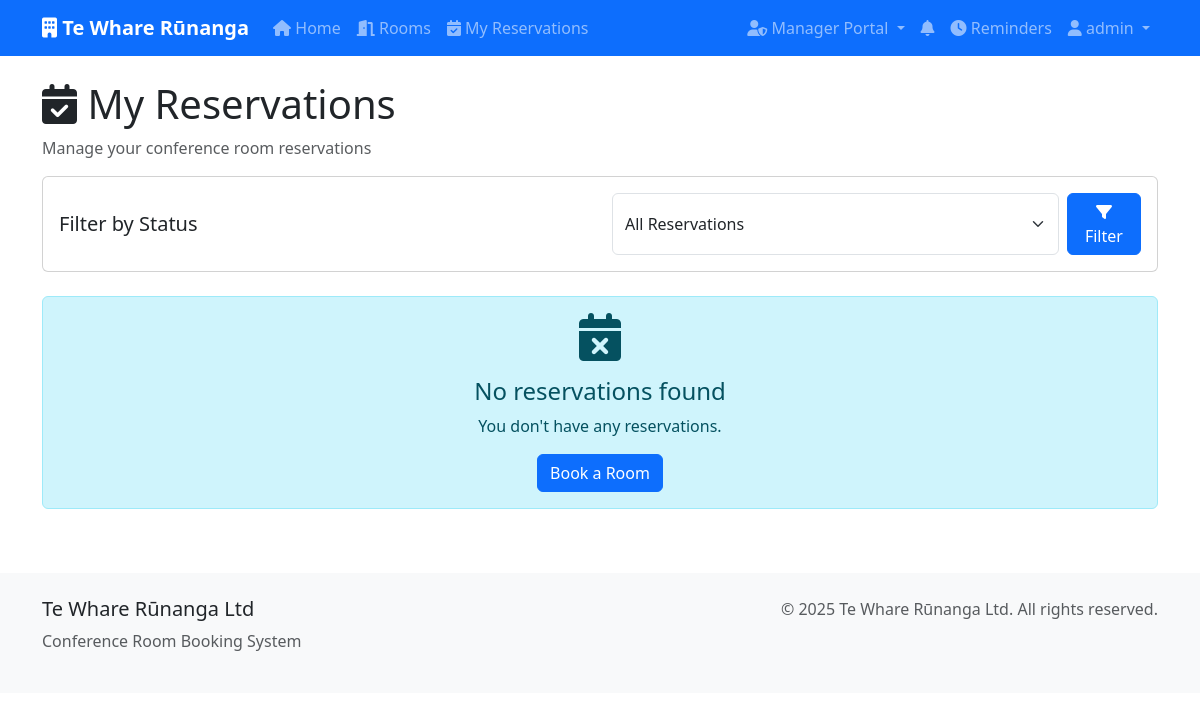
/reservations/ (signed in), run on an earlier commit of the app's database.
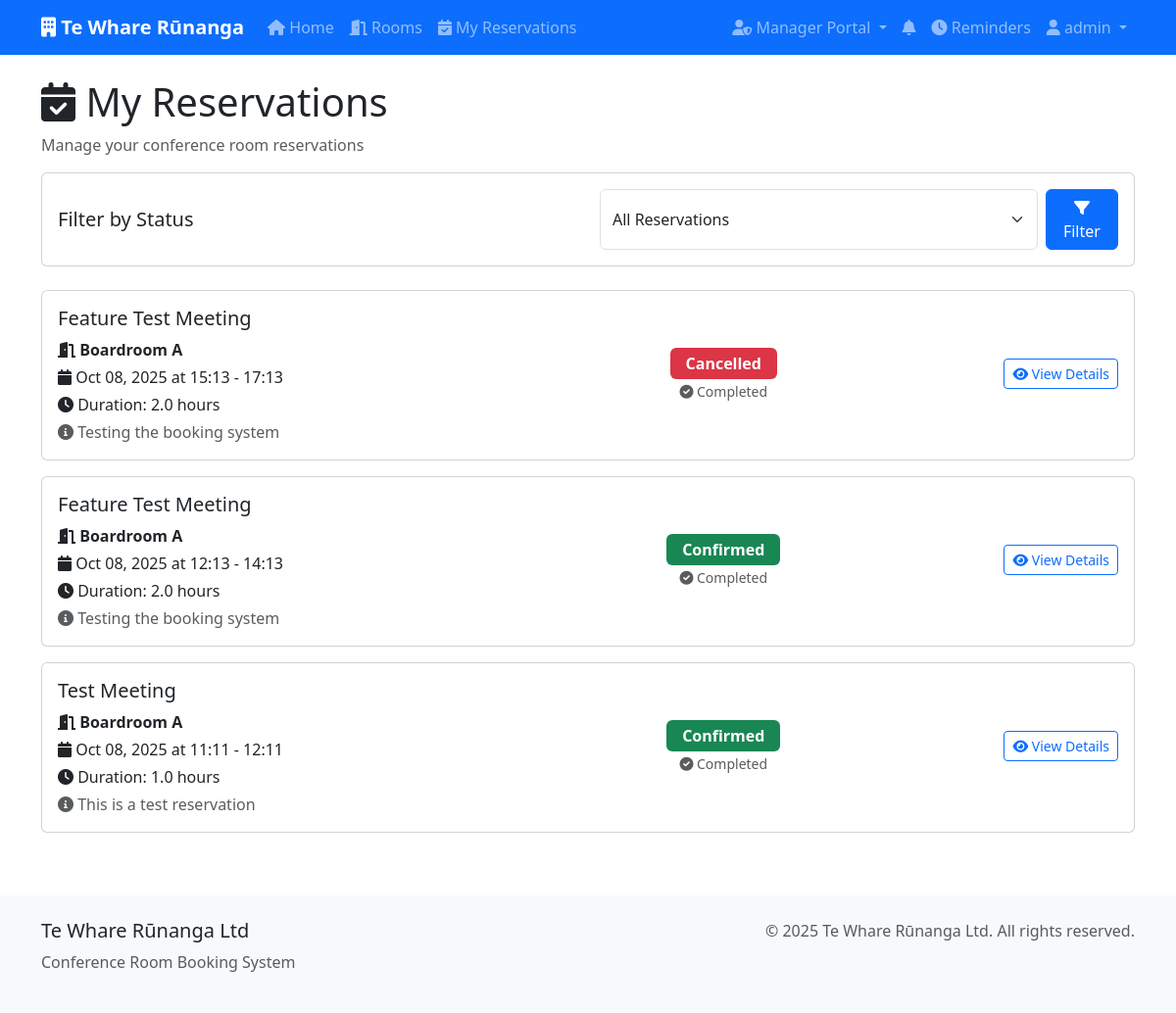
And on a later commit of the database.
### bookings/models.py (models this page shows, shortened)
class Reservation(models.Model):
    STATUS_CHOICES = [
        ('pending', 'Pending'),
        ('confirmed', 'Confirmed'),
        ('cancelled', 'Cancelled'),
        ('completed', 'Completed'),
    ]
    room = models.ForeignKey(Room, on_delete=models.CASCADE, related_name='reservations')
    user = models.ForeignKey(User, on_delete=models.CASCADE, related_name='reservations')
    title = models.CharField(max_length=200)
    description = models.TextField(blank=True)
    start_time = models.DateTimeField()
    end_time = models.DateTimeField()
    status = models.CharField(max_length=20, choices=STATUS_CHOICES, default='pending')
    created_at = models.DateTimeField(auto_now_add=True)
    updated_at = models.DateTimeField(auto_now=True)
    created_by_admin = models.BooleanField(default=False)
    class Meta:
        ordering = ['start_time']
    @property
    def duration(self):
        return (self.end_time - self.start_time).total_seconds() / 3600
    @property
    def is_past(self):
        return self.end_time < timezone.now()
    @property
    def is_current(self):
        now = timezone.now()
        return self.start_time <= now <= self.end_time

class Room(models.Model):
    name = models.CharField(max_length=100, unique=True)
    capacity = models.PositiveIntegerField()
    description = models.TextField(blank=True)
    location = models.CharField(max_length=200)
    amenities = models.TextField(blank=True)
    is_active = models.BooleanField(default=True)
    created_at = models.DateTimeField(auto_now_add=True)
    updated_at = models.DateTimeField(auto_now=True)
    class Meta:
        ordering = ['name']

### bookings/views.py (the view)
# urls.py: path('reservations/', views.reservation_list, name='reservation_list'),
@login_required
def reservation_list(request):
    reservations = Reservation.objects.filter(user=request.user).order_by('-start_time')
    status = request.GET.get('status')
    if status:
        reservations = reservations.filter(status=status)
    paginator = Paginator(reservations, 10)
    page_number = request.GET.get('page')
    page_obj = paginator.get_page(page_number)
    context = {
        'page_obj': page_obj,
        'status': status,
    }
    return render(request, 'bookings/reservation_list.html', context)

### bookings/context_processors.py (called while the page is built)
def notification_count(request):
    if request.user.is_authenticated:
        unread_count = Notification.objects.filter(
            user=request.user,
            is_read=False
        ).count()
        return {'unread_notifications_count': unread_count}
    return {'unread_notifications_count': 0}

### templates/bookings/reservation_list.html (shortened to what the changed rows need)
{% extends 'bookings/base.html' %}
{% block content %}
<div class="row">
    <div class="col-12">
        <h1><i class="fas fa-calendar-check"></i> My Reservations</h1>
    </div>
</div>
<div class="row">
    {% for reservation in page_obj %}
    <div class="col-12 mb-3">
        <div class="card">
            <div class="card-body">
                <div class="row align-items-center">
                    <div class="col-md-6">
                        <h5 class="card-title">{{ reservation.title }}</h5>
                        <p class="card-text mb-1">
                            <i class="fas fa-door-open"></i> <strong>{{ reservation.room.name }}</strong>
                        </p>
                        <p class="card-text mb-1">
                            <i class="fas fa-calendar"></i>
                            {{ reservation.start_time|date:"M d, Y" }} at {{ reservation.start_time|time:"H:i" }} -
                            {{ reservation.end_time|time:"H:i" }}
                        </p>
                        <p class="card-text mb-1">
                            <i class="fas fa-clock"></i> Duration: {{ reservation.duration|floatformat:1 }} hours
                        </p>
                        {% if reservation.description %}
                        <p class="card-text text-muted">
                            <i class="fas fa-info-circle"></i> {{ reservation.description|truncatewords:10 }}
                        </p>
                        {% endif %}
                    </div>
                    <div class="col-md-3 text-center">
                        <span class="badge bg-{% if reservation.status == 'confirmed' %}success{% elif reservation.status == 'pending' %}warning{% elif reservation.status == 'cancelled' %}danger{% else %}secondary{% endif %} status-badge fs-6">
                            {{ reservation.get_status_display }}
                        </span>
                        {% if reservation.is_current %}
                        <br><small class="text-success"><i class="fas fa-play-circle"></i> Currently Active</small>
                        {% elif reservation.is_past %}
                        <br><small class="text-muted"><i class="fas fa-check-circle"></i> Completed</small>
                        {% endif %}
                    </div>
                    <div class="col-md-3 text-end">
                        <div class="btn-group-vertical" role="group">
                            <a href="{% url 'reservation_detail' reservation.id %}" class="btn btn-outline-primary btn-sm mb-1">
                                <i class="fas fa-eye"></i> View Details
                            </a>
                        </div>
                    </div>
                </div>
            </div>
        </div>
    </div>
    {% empty %}
    <div class="col-12">
        <div class="alert alert-info text-center">
            <i class="fas fa-calendar-times fa-3x mb-3"></i>
            <h4>No reservations found</h4>
            <p>You don't have any reservations{% if status %} with status "{{ status }}"{% endif %}.</p>
            <a href="{% url 'room_list' %}" class="btn btn-primary">Book a Room</a>
        </div>
    </div>
    {% endfor %}
</div>
{% endblock %}

What changed in the data, as far as the page shows it:
added Reservation: title "Feature Test Meeting", room.name "Boardroom A", start_time "Oct 08, 2025", start_time "15:13", end_time "17:13", duration "2.0", description "Testing the booking system", status "Cancelled", shows "Completed"
added Reservation: title "Feature Test Meeting", room.name "Boardroom A", start_time "Oct 08, 2025", start_time "12:13", end_time "14:13", duration "2.0", description "Testing the booking system", status "Confirmed", shows "Completed"
added Reservation: title "Test Meeting", room.name "Boardroom A", start_time "Oct 08, 2025", start_time "11:11", end_time "12:11", duration "1.0", description "This is a test reservation", status "Confirmed", shows "Completed"
Also different on the page:
text no longer shown: "No reservations found You don't have any reservations . Book a Room"
